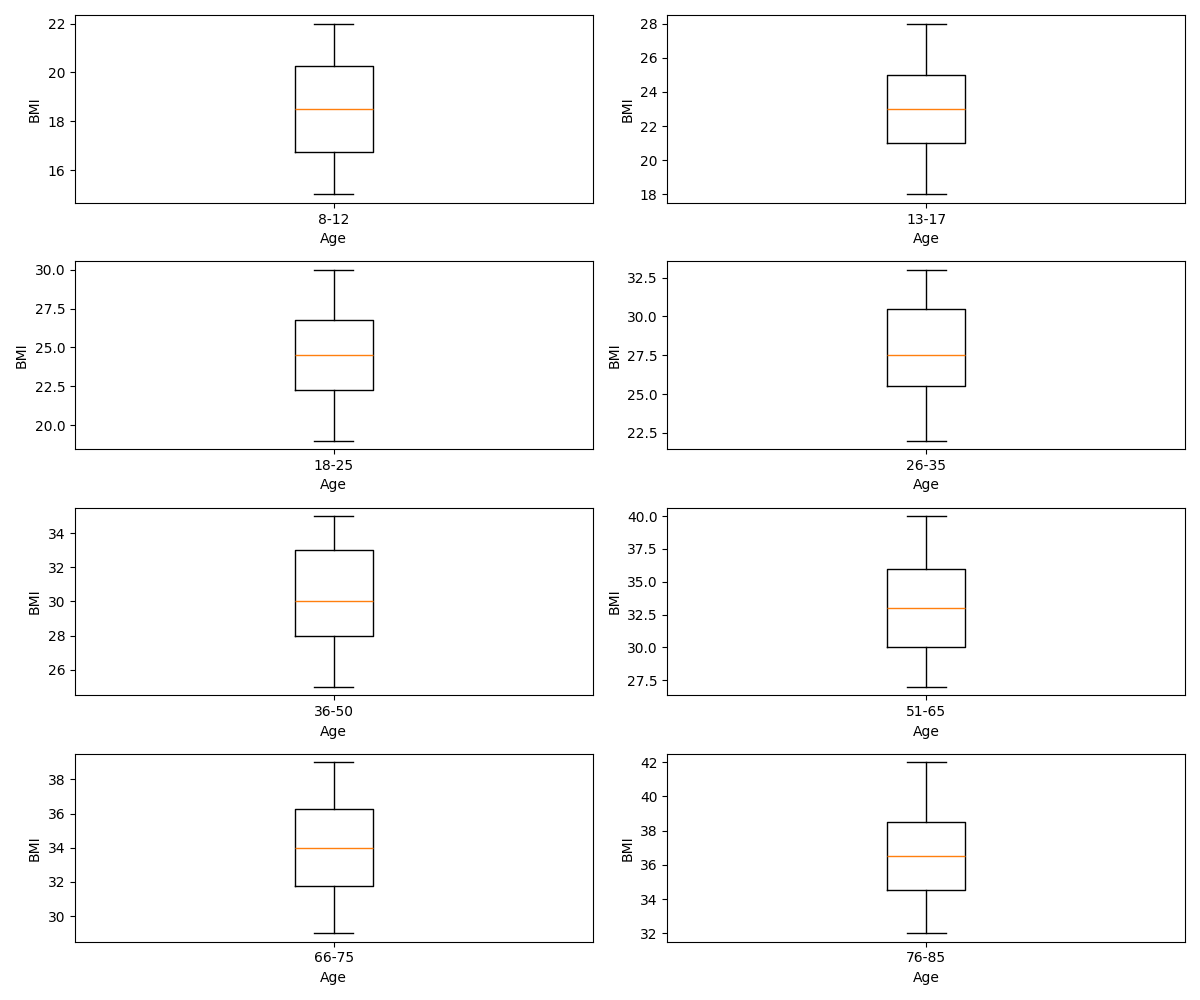

Python code for this plot:
import matplotlib.pyplot as plt

age_groups = ['8-12', '13-17', '18-25', '26-35', '36-50', '51-65', '66-75', '76-85']

bmi_data = [
    [15, 16, 17, 18, 19, 20, 21, 22],
    [18, 20, 21, 22, 23, 24, 25, 27, 28],
    [19, 20, 22, 23, 24, 25, 26, 27, 29, 30],
    [22, 24, 26, 27, 28, 30, 32, 33],
    [25, 27, 29, 30, 32, 34, 35],
    [27, 28, 30, 32, 33, 34, 36, 38, 40],
    [29, 31, 32, 33, 35, 36, 37, 39],
    [32, 33, 35, 36, 37, 38, 40, 42]
]

fig, axs = plt.subplots(4, 2, figsize=(12, 10))  # Changed to 4 rows and 2 columns

for i, ax in enumerate(axs.flatten()):  # Flatten the 2D subplots array
    ax.boxplot(bmi_data[i], vert=True, labels=[age_groups[i]])
    ax.set_xlabel("Age")
    ax.set_ylabel("BMI")

plt.tight_layout()
plt.show()
